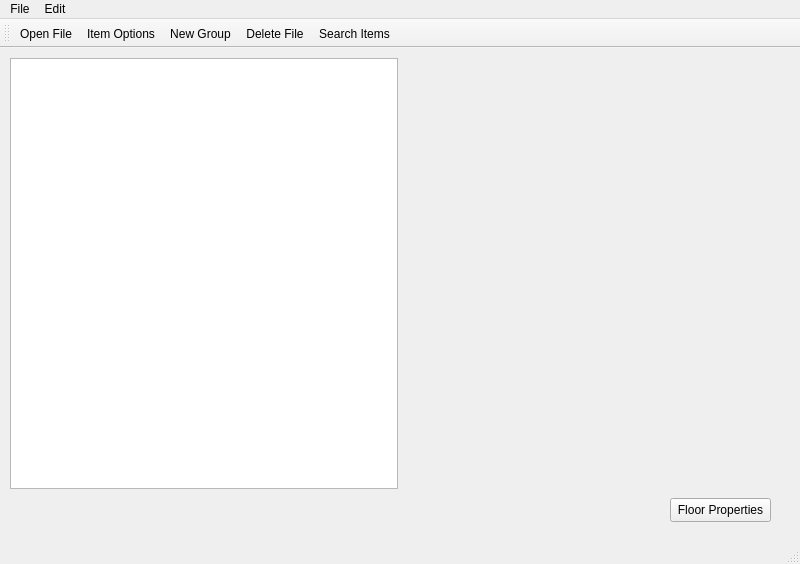
<?xml version="1.0" encoding="UTF-8"?>
<ui version="4.0">
 <class>MainWindow</class>
 <widget class="QMainWindow" name="MainWindow">
  <property name="geometry">
   <rect>
    <x>0</x>
    <y>0</y>
    <width>800</width>
    <height>564</height>
   </rect>
  </property>
  <property name="windowTitle">
   <string>MainWindow</string>
  </property>
  <widget class="QWidget" name="centralwidget">
   <widget class="QPushButton" name="pushButtonFloorProperties">
    <property name="geometry">
     <rect>
      <x>670</x>
      <y>450</y>
      <width>101</width>
      <height>24</height>
     </rect>
    </property>
    <property name="text">
     <string>Floor Properties</string>
    </property>
   </widget>
   <widget class="QWidget" name="">
    <property name="geometry">
     <rect>
      <x>10</x>
      <y>10</y>
      <width>781</width>
      <height>431</height>
     </rect>
    </property>
    <layout class="QHBoxLayout" name="horizontalLayout">
     <item>
      <widget class="QTreeView" name="treeView">
       <property name="sizePolicy">
        <sizepolicy hsizetype="Minimum" vsizetype="Minimum">
         <horstretch>0</horstretch>
         <verstretch>0</verstretch>
        </sizepolicy>
       </property>
       <property name="contextMenuPolicy">
        <enum>Qt::ActionsContextMenu</enum>
       </property>
      </widget>
     </item>
     <item>
      <widget class="QVTKOpenGLNativeWidget" name="vtkWidget" native="true">
       <property name="sizePolicy">
        <sizepolicy hsizetype="Minimum" vsizetype="Preferred">
         <horstretch>0</horstretch>
         <verstretch>0</verstretch>
        </sizepolicy>
       </property>
      </widget>
     </item>
    </layout>
   </widget>
  </widget>
  <widget class="QMenuBar" name="menubar">
   <property name="geometry">
    <rect>
     <x>0</x>
     <y>0</y>
     <width>800</width>
     <height>21</height>
    </rect>
   </property>
   <widget class="QMenu" name="menuFile">
    <property name="title">
     <string>File</string>
    </property>
    <addaction name="actionOpen_File"/>
    <addaction name="actionNew_Group"/>
   </widget>
   <widget class="QMenu" name="menuEdit">
    <property name="title">
     <string>Edit</string>
    </property>
    <addaction name="actionItem_Options"/>
   </widget>
   <addaction name="menuFile"/>
   <addaction name="menuEdit"/>
  </widget>
  <widget class="QStatusBar" name="statusbar"/>
  <widget class="QToolBar" name="toolBar">
   <property name="windowTitle">
    <string>toolBar</string>
   </property>
   <attribute name="toolBarArea">
    <enum>TopToolBarArea</enum>
   </attribute>
   <attribute name="toolBarBreak">
    <bool>false</bool>
   </attribute>
   <addaction name="actionOpen_File"/>
   <addaction name="actionItem_Options"/>
   <addaction name="actionNew_Group"/>
   <addaction name="actionDelete_File"/>
   <addaction name="actionSearch_Items"/>
  </widget>
  <action name="actionOpen_File">
   <property name="icon">
    <iconset resource="icons.qrc">
     <normaloff>:/Downloads/open.png</normaloff>:/Downloads/open.png</iconset>
   </property>
   <property name="text">
    <string>Open File</string>
   </property>
   <property name="menuRole">
    <enum>QAction::NoRole</enum>
   </property>
  </action>
  <action name="actionItem_Options">
   <property name="icon">
    <iconset resource="icons.qrc">
     <normaloff>:/Downloads/options.png</normaloff>:/Downloads/options.png</iconset>
   </property>
   <property name="text">
    <string>Item Options</string>
   </property>
   <property name="toolTip">
    <string>Item Options</string>
   </property>
   <property name="menuRole">
    <enum>QAction::NoRole</enum>
   </property>
  </action>
  <action name="actionNew_Group">
   <property name="icon">
    <iconset resource="icons.qrc">
     <normaloff>:/Downloads/add.png</normaloff>:/Downloads/add.png</iconset>
   </property>
   <property name="text">
    <string>New Group</string>
   </property>
   <property name="menuRole">
    <enum>QAction::NoRole</enum>
   </property>
  </action>
  <action name="actionDelete_File">
   <property name="icon">
    <iconset resource="icons.qrc">
     <normaloff>:/Downloads/delete.png</normaloff>:/Downloads/delete.png</iconset>
   </property>
   <property name="text">
    <string>Delete File</string>
   </property>
   <property name="menuRole">
    <enum>QAction::NoRole</enum>
   </property>
  </action>
  <action name="actionSearch_Items">
   <property name="icon">
    <iconset resource="icons.qrc">
     <normaloff>:/Downloads/search.png</normaloff>:/Downloads/search.png</iconset>
   </property>
   <property name="text">
    <string>Search Items</string>
   </property>
   <property name="menuRole">
    <enum>QAction::NoRole</enum>
   </property>
  </action>
 </widget>
 <customwidgets>
  <customwidget>
   <class>QVTKOpenGLNativeWidget</class>
   <extends>QWidget</extends>
   <header>qvtkopenglnativewidget.h</header>
   <container>1</container>
  </customwidget>
 </customwidgets>
 <resources>
  <include location="icons.qrc"/>
 </resources>
 <connections/>
</ui>
